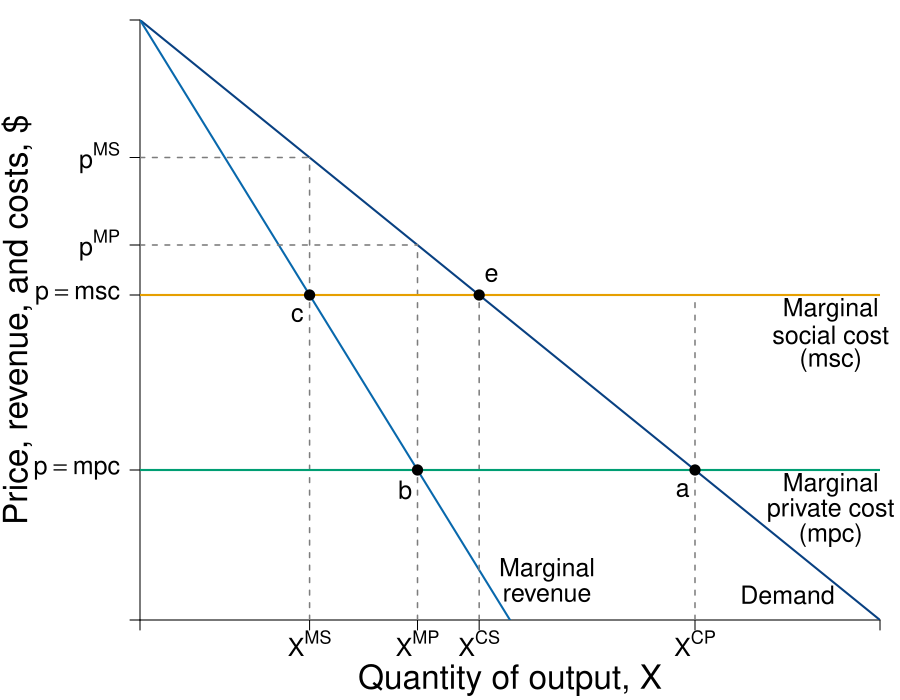

Reproduce this figure in R.
#Graph Designer: Simon Halliday + Scott Cohn
#Authors: Bowles and Halliday
#Title: Coordination, Conflict and Competition: A Text in Microeconomics

library(shape)
pdf(file = "public_mechanism/second_best_part1.pdf", width = 9, height = 7)

# Set parameters for graphics
axislabelsize <- 2
labelsize <- 1.5
namesize <- 1.8
annotatesize <- 1.5
graphlinewidth <- 2
segmentlinewidth <- 1.5
fadelevel <- 0.2

COL <- c("#7fc97f", "#beaed4", "#fdc086", "#ffff99", "#386cb0", "#f0027f", "#bf5b17", "#666666")
COLA <- c("#e0f3db", "#99d8c9","#66c2a4","#41ae76", "#238b45", "#005824")
COLB <- c("#c6dbef", "#4eb3d3", "#2b8cbe", "#0868ac","#084081")
COLC <- c("#fcfbfd", "#efedf5", "#dadaeb", "#bcbddc", "#9e9ac8", "#807dba", "#6a51a3", "#54278f", "#3f007d")
grays <- gray.colors(25, start = 1, end = 0, alpha = 1)
CBCols <- c("#009E73","#0072B2","#E69F00","#CC79A7", "#F0E442")


#Edited the margins to cater for the larger LHS labels
par(mar =  c(4, 7, 1, 1))

AvgRevenue <- function(x, rmax = 12, xmax = 12){
  rmax - (rmax/xmax)*x
}

MRevenue <- function(x, rmax = 12, xmax = 12){
  rmax - 2*(rmax/xmax)*x
}

AvgCost <- function(x, c0 = 2, c1 = 4){
  c0/x + c1
}

xlims <- c(0, 12)
ylims <- c(0, 12)

npts <- 501 
x <- seq(xlims[1], xlims[2], length.out = npts)
y <- seq(ylims[1], ylims[2], length.out = npts) 
a <- c(13, 16.75, 19.25)

plot(0, 0, xlim = xlims, ylim = ylims, type = "n",
     xlab = expression(paste("")),
     ylab = expression(paste("")), 
     xaxt = "n", 
     yaxt = "n", 
     cex.lab = axislabelsize, 
     bty = "n",
     xaxs = "i", 
     yaxs = "i")

costs <- c(3, 6.5)
monopoly <- c((12 - costs[1])/2, (12 - costs[2])/2)
comp <- c((12 - costs[1]), (12 - costs[2]))

ticksy <- c(0, costs[1], costs[2], AvgRevenue(monopoly[1]),  AvgRevenue(monopoly[2]), ylims[2])
ylabels <- c(NA, expression(paste(p == mpc)), expression(paste(p == msc)), expression(paste(p^{MP})),  expression(paste(p^{MS})), NA)
ticksx <- c(0, monopoly[2], monopoly[1], comp[2], comp[1], xlims[2])
xlabels <- c(NA,  expression(paste(X^{MS})), expression(paste(X^{MP})), expression(paste(X^{CS})), expression(paste(X^{CP})), NA)

axis(1, at = ticksx, pos = 0, labels = xlabels, cex.axis = labelsize)
axis(2, at = ticksy, pos = 0, labels = ylabels, las = 1, cex.axis = labelsize)

npts <- 500 
xx1 <- seq(xlims[1], xlims[2], length.out = npts)
xx3 <- seq(2, 6, length.out = npts)

#Draw the polygon for D
# xpolya <- c(comp[1], comp[1], comp[2], comp[1])
# ypolya <- c(costs[1], costs[2], costs[2], costs[1])
# polygon(x = xpolya, y = ypolya, col=COL[4],
#         density=NULL, border = NA)


#Monopoly CS no MSC: 
# xpolyCSM <- c(comp[2], 0, 0, comp[2])
# ypolyCSM <- c(AvgRevenue(x = comp[2]), 12, AvgRevenue(x = comp[2]), AvgRevenue(x = comp[2]))
# polygon(x = xpolyCSM, y = ypolyCSM, col=COLA[1], density=NULL, border = NA)

#Monopoly profit no MSC, above MSC: 
# xpolyMpi <- c(monopoly[1], monopoly[1], 0, 0, monopoly[1])
# ypolyMpi <- c(costs[2], AvgRevenue(x = monopoly[1]), AvgRevenue(x = monopoly[1]), costs[2], costs[2])
# polygon(x = xpolyMpi, y = ypolyMpi, col=COLB[1], density=NULL, border = NA)

#Monopoly profit no MSC, BELOW MSC: 

# xpolyMpiSC <- c(monopoly[1], monopoly[1], 0, 0, monopoly[1])
# ypolyMpiSC <- c(costs[1], costs[2], costs[2], costs[1], costs[1])
# polygon(x = xpolyMpiSC, y = ypolyMpiSC, col=rgb(204/255, 121/255, 167/255, fadelevel), 
#         density=NULL, border = NA)


#Draw the polygon for A
# xpolyb <- c(comp[2], monopoly[1], monopoly[1], comp[2])
# ypolyb <- c(costs[2], AvgRevenue(x = monopoly[1]), costs[2], costs[2])
# polygon(x = xpolyb, y = ypolyb, col=COL[4], density=NULL, border = NA)

#Draw the polygon for area C
# xpolyc <- c(monopoly[1], monopoly[1], monopoly[2], monopoly[2], monopoly[1])
# ypolyc <- c(costs[2], AvgRevenue(x = monopoly[1]), AvgRevenue(x = monopoly[2]), MRevenue(monopoly[2]), MRevenue(monopoly[2]))
# polygon(x = xpolyc, y = ypolyc, col = COLA[1], density = NULL, border = NA)

#Draw the polygon for D
# xpolyd <- c(comp[2], comp[2], monopoly[1], monopoly[1], comp[2] )
# ypolyd <- c(costs[1], AvgRevenue(x = comp[2]), AvgRevenue(x = comp[2]), costs[1], costs[1])
# polygon(x = xpolyd, y = ypolyd, col=COL[2], density=NULL, border = NA)

#Area E
# xpolye <- c(comp[1], comp[2], comp[2], comp[1])
# ypolye <- c(costs[1], AvgRevenue(x = comp[2]), costs[1], costs[1])
# polygon(x = xpolye, y = ypolye, col=COL[2], density=NULL, border = NA)

#Total costs only covering private costs 
# xpolya <- c(comp[1], comp[1], 0, 0, comp[1])
# ypolya <- c(0, costs[1], costs[1], 0, 0)
# polygon(x = xpolya, y = ypolya, col=rgb(86/255, 180/255, 233/255, fadelevel),
#         density=NULL, border = NA)

#lines(xx1, bcA(xx1, w = 10, p = 1.5), col = COLB[3], lwd = graphlinewidth)
lines(xx1, AvgRevenue(xx1, rmax = 12, xmax = 12), col = COLB[5], lwd = graphlinewidth)
lines(xx1, MRevenue(xx1, rmax = 12, xmax = 12), col = COLB[4], lwd = graphlinewidth)
#lines(xx1, AvgCost(xx1, c0 = 2, c1 = 4), col = COLA[5], lwd = graphlinewidth)

#Label the axes
#mtext(expression(paste("Quantity of output, ", X)), side=1, line = 2.5, cex = axislabelsize)

text(0.5*xlims[2], -1.2, expression(paste("Quantity of output, ", X)), xpd = TRUE, cex = axislabelsize) 
text(-2, 0.5*ylims[2], expression(paste("Price, revenue and costs, $")), xpd = TRUE, cex = axislabelsize, srt = 90) 

#Label curves
#text(10.5, 4.5, expression(paste(ac(x) == mc(x))), cex = labelsize)
#text(10.5, 3, expression(paste(p(x) == p[max] - s*x)), cex = labelsize)
text(10.5, 0.5, expression(paste("Demand")), cex = labelsize)

text(6.6, 1, expression(paste("Marginal")), cex = labelsize)
text(6.6, 0.5, expression(paste("revenue")), cex = labelsize)

text(11.2, 6.2, expression(paste("Marginal")), cex = labelsize)
text(11.2, 5.7, expression(paste("social cost")), cex = labelsize, xpd = TRUE)
text(11.2, 5.2, expression(paste("(msc)")), cex = labelsize)

text(11.2, 2.7, expression(paste("Marginal")), cex = labelsize)
text(11.2, 2.2, expression(paste("private cost")), cex = labelsize, xpd = TRUE)
text(11.2, 1.7, expression(paste("(mpc)")), cex = labelsize)

#Labels cost and profit areas
#text(2, 0.5*AvgCost(x = 4), expression("Total Costs"), cex = labelsize)
#text(2, 6, expression("Profit"), cex = labelsize)

#Draw segments for total costs
segments(0, AvgRevenue(x = monopoly[2]), monopoly[2], AvgRevenue(x = monopoly[2]), lty = 2, col = grays[20] , lwd = segmentlinewidth)
segments(0, AvgRevenue(x = 4.5), 4.5, AvgRevenue(x = 4.5), lty = 2, col = grays[20] , lwd = segmentlinewidth)

segments(monopoly[2], 0, monopoly[2], AvgRevenue(x = monopoly[2]), lty = 2, col = grays[20] , lwd = segmentlinewidth)
segments(4.5, 0, 4.5, AvgRevenue(x = 4.5), lty = 2, col = grays[20] , lwd = segmentlinewidth)
segments(comp[2], 0, comp[2], AvgRevenue(x = comp[2]), lty = 2, col = grays[20] , lwd = segmentlinewidth)
segments(9, 0, 9, costs[2], lty = 2, col = grays[20] , lwd = segmentlinewidth)

#Price lines
segments(0, 3, xlims[2], 3, lty = 1, col = CBCols[1] , lwd = graphlinewidth)
segments(0, 6.5, xlims[2], 6.5, lty = 1, col = CBCols[3] , lwd = graphlinewidth)


#Label Points for comparison
points(monopoly[2], MRevenue(x = monopoly[2]), pch = 16, col = "black", cex = 1.5)
text(monopoly[2] -0.2, MRevenue(x = monopoly[2]) - 0.4, expression(c), cex = labelsize)

points(4.5, MRevenue(x = 4.5), pch = 16, col = "black", cex = 1.5)
text(4.5 -0.2, MRevenue(x = 4.5) - 0.4, expression(b), cex = labelsize)

points(comp[2], AvgRevenue(x = comp[2]), pch = 16, col = "black", cex = 1.5)
text(comp[2] + 0.2, AvgRevenue(x = comp[2]) + 0.4, expression(e), cex = labelsize)

points(9, AvgRevenue(x = 9), pch = 16, col = "black", cex = 1.5)
text(9 -0.2, AvgRevenue(x = 9) - 0.4, expression(a), cex = labelsize)


#points(4, AvgRevenue(x = 4), pch = 16, col = "black", cex = 1.5)
# text(7.75, 5.5, expression(F), cex = labelsize)
#text(4.75, 6.75, expression(A), cex = labelsize)
#text(3.5, 7, expression(C), cex = labelsize)
# text(5, 5, expression(D), cex = labelsize)
# text(6.5, 4.25, expression(E), cex = labelsize)

# text(1, 8.25, expression(paste(CS[MSC]^{CP})), cex = labelsize)
#text(1, 7, expression(paste(pi[msc]^{MP})), cex = labelsize)
# text(1, 4.75, expression(paste(CS[mpc]^{CP})), cex = labelsize)

#Arrow to mr = mc
#text(7.5, 9.5, expression(paste("Profit Maximum at")), cex = labelsize)
#text(7.5, 9, expression(paste(mr == mc)), cex = labelsize)
#Arrows(6.1, 9.2, 4.2, 4.3, col = "black", lty = 1, lwd = 2, arr.type = "triangle", arr.lwd = 0.5)
# 
# text(2, 2.25, expression(paste("Competition policy:")), cex = labelsize)
# text(2, 1.75, expression(paste("competitive firm")), cex = labelsize)
# text(2, 1.25, expression(paste("only incurs")), cex = labelsize)
# text(2, 0.75, expression(paste("private costs")), cex = labelsize)
# 


dev.off()
